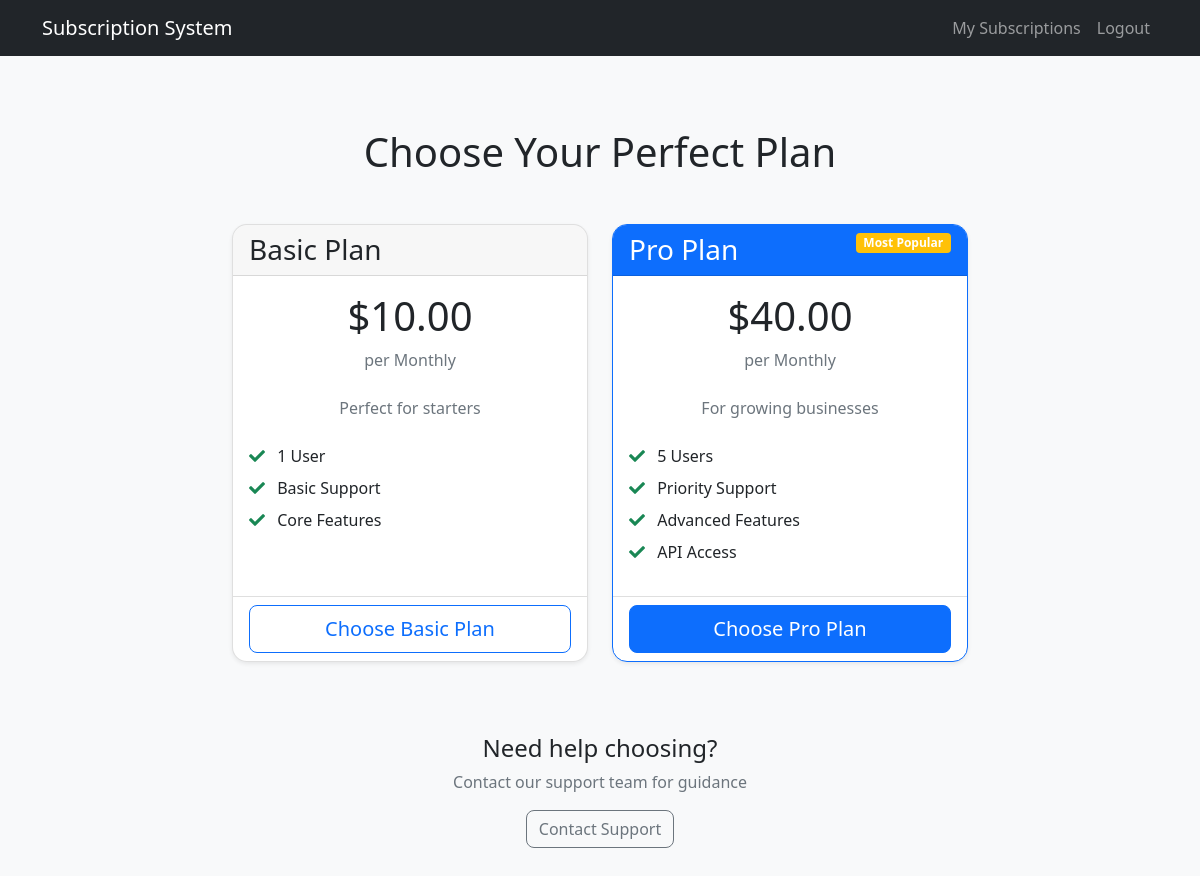
Page /subscriptions/ (signed in) on the committed database.
### subscriptions/models.py (models this page shows, shortened)
class SubscriptionPlan(models.Model):
    BILLING_CYCLES = [
        ("monthly", "Monthly"),
        ("quarterly", "Quarterly"),
        ("annually", "Annually"),
    ]
    name = models.CharField(max_length=100)
    description = models.TextField()
    price = models.DecimalField(max_digits=10, decimal_places=2)
    features = models.JSONField(default=list)
    billing_cycle = models.CharField(
        max_length=20, choices=BILLING_CYCLES, default="monthly"
    )
    is_active = models.BooleanField(default=True)
    created_at = models.DateTimeField(auto_now_add=True)
    updated_at = models.DateTimeField(auto_now=True)

### subscriptions/views.py (the view)
# urls.py: path("", views.plan_list, name="plan_list"),
@login_required
def plan_list(request):
    plans = SubscriptionPlan.objects.filter(is_active=True)
    return render(request, "subscriptions/plan_list.html", {"plans": plans})

### templates/subscriptions/plan_list.html (shortened to what this page needs)
{% extends "base.html" %}
{% block content %}
<div class="container py-5">
    <h1 class="text-center mb-5">Choose Your Perfect Plan</h1>
    <div class="row justify-content-center">
        {% for plan in plans %}
            <div class="col-md-4 mb-4">
                <div class="card h-100 shadow-sm {% if plan.name == 'Pro Plan' %}border-primary{% endif %}">
                    {% if plan.name == 'Pro Plan' %}
                        <div class="card-header bg-primary text-white">
                            <span class="badge bg-warning float-end">Most Popular</span>
                            <h3 class="card-title mb-0">{{ plan.name }}</h3>
                        </div>
                    {% else %}
                        <div class="card-header">
                            <h3 class="card-title mb-0">{{ plan.name }}</h3>
                        </div>
                    {% endif %}
                    <div class="card-body">
                        <div class="text-center mb-4">
                            <h2 class="display-4">${{ plan.price }}</h2>
                            <span class="text-muted">per {{ plan.get_billing_cycle_display }}</span>
                        </div>
                        <p class="text-muted text-center mb-4">{{ plan.description }}</p>
                        <ul class="list-unstyled">
                            {% for feature in plan.features %}
                                <li class="mb-2">
                                    <i class="fas fa-check text-success me-2"></i>
                                    {{ feature }}
                                </li>
                            {% endfor %}
                        </ul>
                    </div>
                    <div class="card-footer bg-transparent text-center">
                        {% if user.is_authenticated %}
                            <a href="{% url 'subscribe' plan.id %}" class="btn btn-lg {% if plan.name == 'Pro Plan' %}btn-primary{% else %}btn-outline-primary{% endif %} w-100">
                                Choose {{ plan.name }}
                            </a>
                        {% else %}
                            <a href="{% url 'login' %}?next={% url 'subscribe' plan.id %}" class="btn btn-lg {% if plan.name == 'Pro Plan' %}btn-primary{% else %}btn-outline-primary{% endif %} w-100">
                                Login to Subscribe
                            </a>
                        {% endif %}
                    </div>
                </div>
            </div>
        {% endfor %}
    </div>
    <div class="text-center mt-5">
        <h4>Need help choosing?</h4>
        <p class="text-muted">Contact our support team for guidance</p>
        <a href="#" class="btn btn-outline-secondary">Contact Support</a>
    </div>
</div>
{% endblock %}

### templates/base.html (style rules this page uses)
body { background-color: #f8f9fa; }
.card { border-radius: 15px; overflow: hidden; }
.btn { border-radius: 8px; }

### templates/subscriptions/plan_list.html (style rules this page uses)
.card { transition: transform 0.2s; }
.display-4 { font-size: 2.5rem; font-weight: 500; }

### rows in the picture
SubscriptionPlan: name "Basic Plan", price "10.00", billing_cycle "Monthly", description "Perfect for starters", features "1 User" "Basic Support" "Core Features"
SubscriptionPlan: name "Pro Plan", price "40.00", billing_cycle "Monthly", description "For growing businesses", features "5 Users" "Priority Support" "Advanced Features" "API Access"
